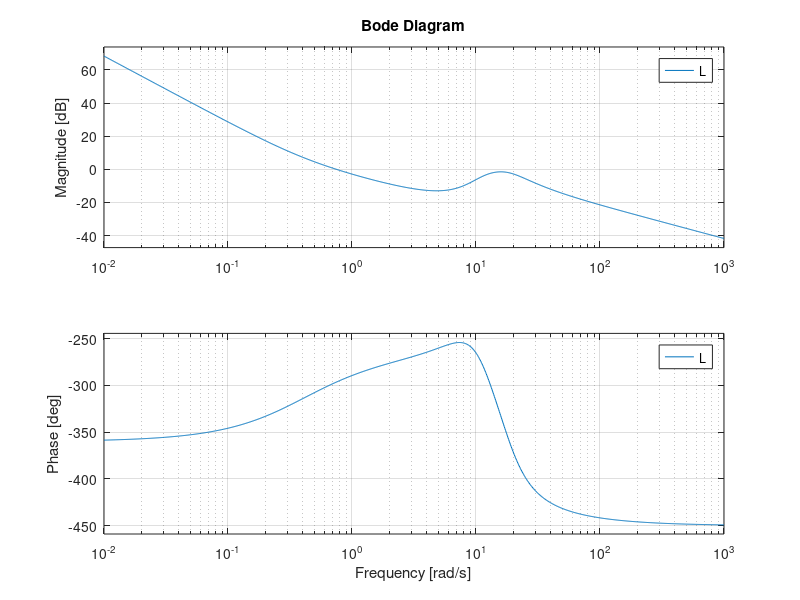

This figure's MATLAB source:
%% 3.a
a1 = 5 + 11i; a2 = 5 - 11i;
a3 = 7.5 + 16i; a4 = 7.5 - 16i;
alpha = 7.55;
beta = sqrt(75.85);
d = 0.18; %m
g = 9.81; %m/s^2
s=tf('s');

Tf = 1/(a1+a2+a3+a4);

Ki = (a1*a2*a3*a4*Tf)/alpha;

Kp = (((a4*(a1*a2+a3*(a1+a2))+a1*a2*a3)*Tf+beta^2)/alpha) - Ki*Tf;

Kd = ((a1*a2+a4*(a1+a2+a3)+a3*(a1+a2))*Tf + Tf*beta^2)/alpha - Kp*Tf;

FG = (((s*Kp+Ki)*(1+s*Tf))+Kd*s^2)/(s*(s*Tf+1))*(alpha/(s^2-beta^2));

Gp = -((FG/(1+FG))*((d*s^2 - g)/s));

bode(Gp)

%% 3.b
clf
wc=0.75;
[gpmag, gpphasedeg] = bode(Gp, wc);
gpmag;
gpphase=(gpphasedeg)*pi/180;

Ti=1/(wc*tan(120*pi/180-gpphase));
Fvmag = 1/gpmag;
Kp = Fvmag/(sqrt(1+(1/(Ti*wc)^2)))
Ki = Kp/Ti

Fv = -(Kp + Ki/s);

L=Fv*Gp;
bode(L)
grid on

[Lmag, Lphasedeg] = bode(L, wc)
%wtf Lphasedeg borde vara 60 :(

